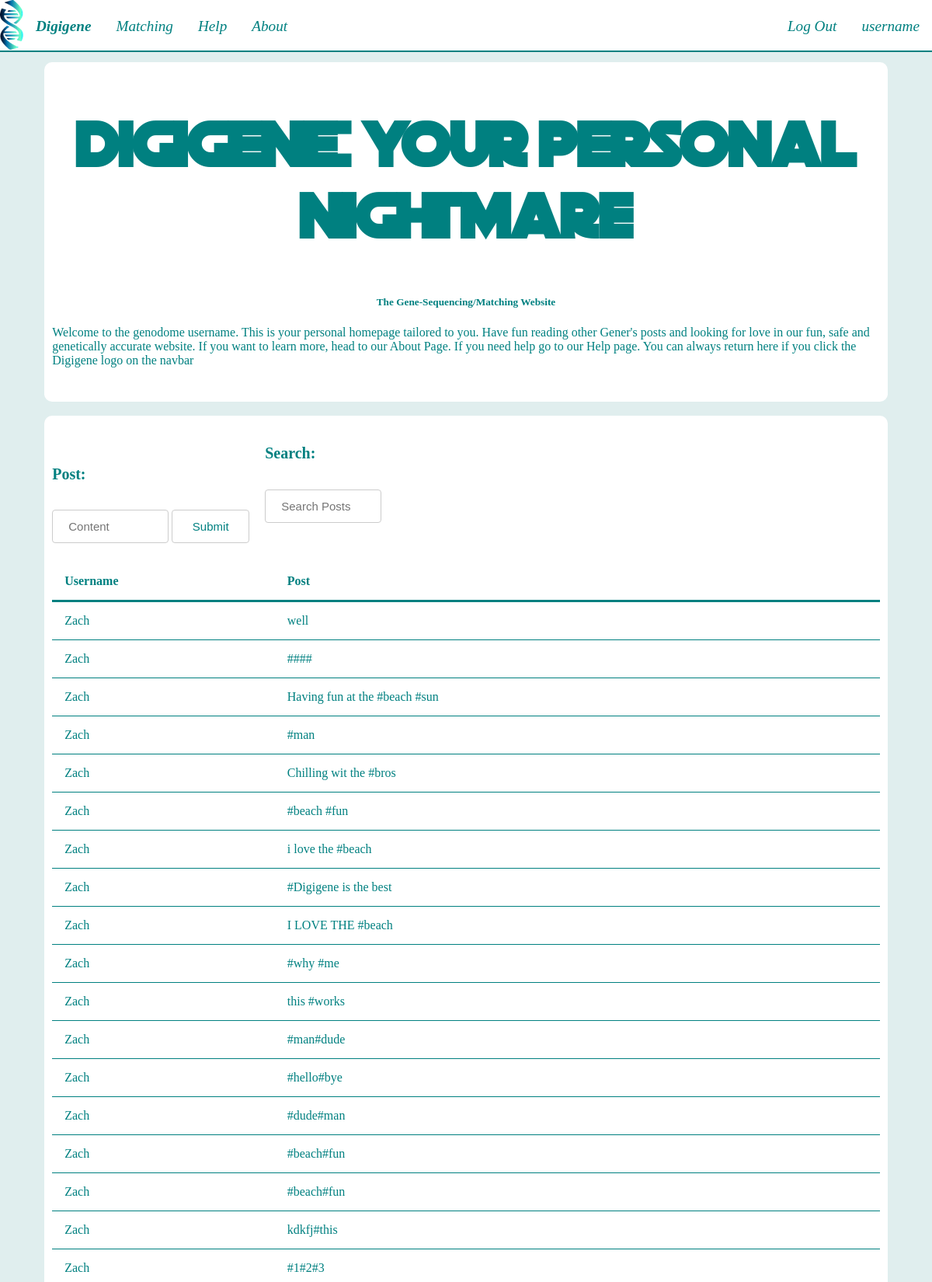
Page /Home.php (signed in, upper part) on the committed database.
### tables this page shows
CREATE TABLE `posts` (
  `id` int(10) NOT NULL,
  `username` text NOT NULL COMMENT 'name of poster',
  `content` text NOT NULL COMMENT 'content of post',
  `tags` text NOT NULL COMMENT 'hashtags of post'
);

### Home.php (the view, shortened to what this page needs)
<?php
  include 'Navbar.php';
      ?>
    <?php
  $username = $_SESSION['username'];
  $host = "localhost";
  $user = "root";
  $pass = "root";
  $db = "digigene";
  $connection = mysqli_connect($host, $user, $pass) or die ("Unable to connect!");
  mysqli_select_db($connection,$db) or die ("Unable to select database!");
?>
<!DOCTYPE html>
<html>
<head>
</head>
<body>
<br><br><br><br>
  <div id="homeTitle" class="bubble">
	 <h1>Digigene: Your Personal Nightmare</h1> <h5> The Gene-Sequencing/Matching Website</h5>
	 <p>Welcome to the genodome&nbsp<?php echo $username; ?>. This is your personal homepage tailored to you. Have fun reading other Gener's posts and looking for love in our fun, safe and genetically accurate website. If you want to learn more, head to our About Page. If you need help go to our Help page. You can always return here if you click the Digigene logo on the navbar</p>
   <br>
  </div>
	<?php
	if(!isset($_POST['submit'])){
	?>
  <br>
  <div class="bubble">
    <span class="float">
	   <h4>Post: </h4>
      <form id="form" action="<?=$_SERVER['PHP_SELF']?>"  method="post">
        <input type="text" id="content" name='content' placeholder="Content">
        <input type="submit" id="submit" name='submit'>
      </form >
    </span class="float">
    <span>
      <h4>Search: </h4>
      <input id="searchBar" class="side" placeholder="Search Posts" onkeyup="filterPost()">
    </span>
	<?php
     }
	$query = "SELECT * FROM posts ORDER BY id DESC";
	$result = mysqli_query($connection, $query) or die ("Error in query: $query. ".mysqli_error());
	if (mysqli_num_rows($result) > 0) {
    	echo "<table id='postTable' cellpadding=10 border=1>";
    	echo "<tr> <th>Username</th> <th>Post</th> </tr>";
    	while($row = mysqli_fetch_row($result)) {
        	echo "<tr>";
       		echo "<td>" . $row[1]."</td>";
       		echo "<td>".$row[2]."</td>";
       		echo "</tr>";
    	}
	    echo "</table>";
      echo "</div>";
	} else {
   		echo "No rows found!";
	}
	?>
</body>
</html>

### Digigene.css (style rules this page uses)
:root { --bg-color :#E0EEEE; --div-color : white; --text-color: teal; }
.bubble { border-radius: 10px; background: var(--div-color); padding: 10px 10px; width: 90%; margin: auto; }
.float { float : left; padding-right: 20px; }
body { font-family: Verdana; color: var(--text-color); background-color: var(--bg-color); text-align: left; }
h4 { font-style: Bold; font-family: Verdana; font-size: 125%; }
h1 { font-family: titleFont; font-size: 500% }
h1, h5 { text-align: center; }
table, td, th { text-align: left; }
table { border-collapse: collapse; border-width: 0px; border-color: var(--div-color); width: 100%; }
th, td { padding: 15px; border-bottom: 1px solid var(--text-color); }
th { border-bottom: 3px solid var(--text-color); }
input { width: 150px; padding: 12px 20px; margin: 8px 0; display: inline-block; border: 1px solid #ccc; border-radius: 4px; box-sizing: border-box; font-size: 15px; background-color: var(--div-color); color: var(--text-color); }
input[type=submit] { width: 100px; }

### rows in the picture
posts: username "Zach", content "well"
posts: username "Zach", content "####"
posts: username "Zach", content "Having fun at the #beach #sun"
posts: username "Zach", content "#man"
posts: username "Zach", content "Chilling wit the #bros"
posts: username "Zach", content "#beach #fun"
posts: username "Zach", content "i love the #beach"
posts: username "Zach", content "#Digigene is the best"
posts: username "Zach", content "I LOVE THE #beach"
posts: username "Zach", content "#why #me"
posts: username "Zach", content "this #works"
posts: username "Zach", content "#man#dude"
posts: username "Zach", content "#hello#bye"
posts: username "Zach", content "#dude#man"
posts: username "Zach", content "#beach#fun"
posts: username "Zach", content "#beach#fun"
posts: username "Zach", content "kdkfj#this"
posts: username "Zach", content "#1#2#3"

### other values in the picture
$_SESSION['username'] "username"
$username "username"
